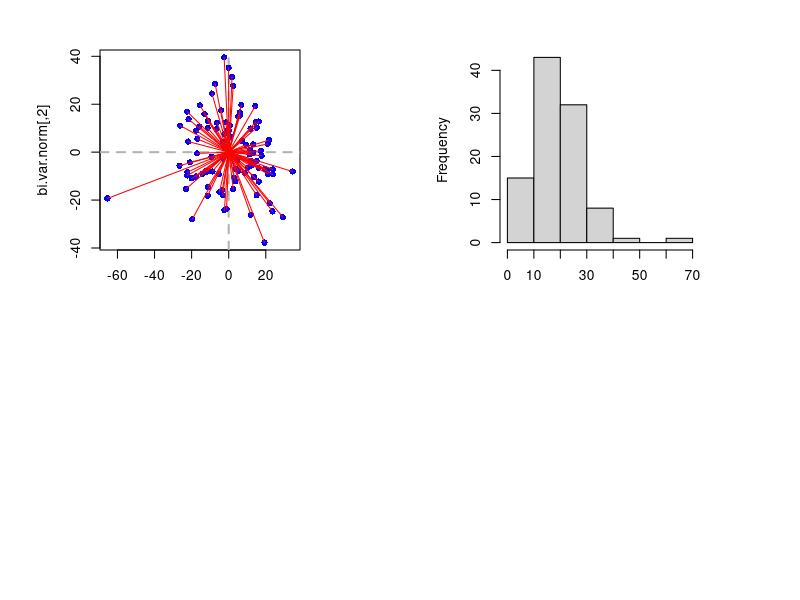
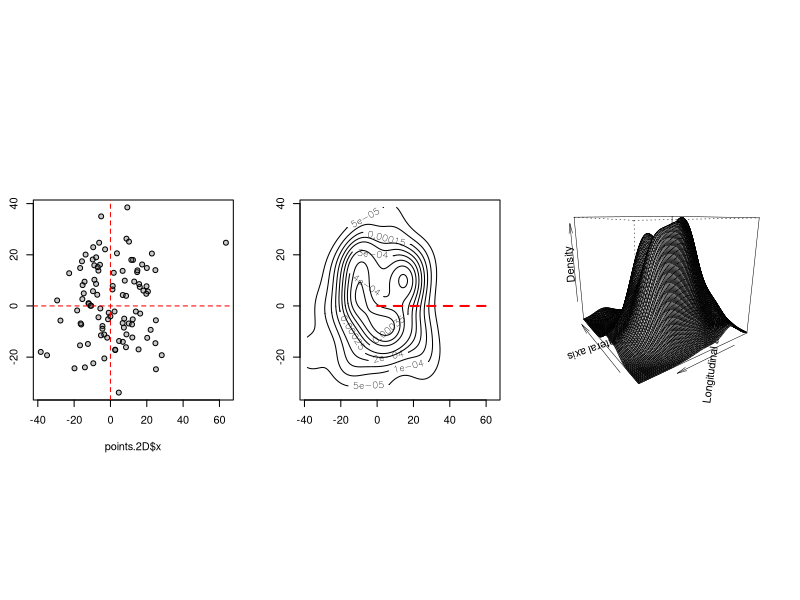
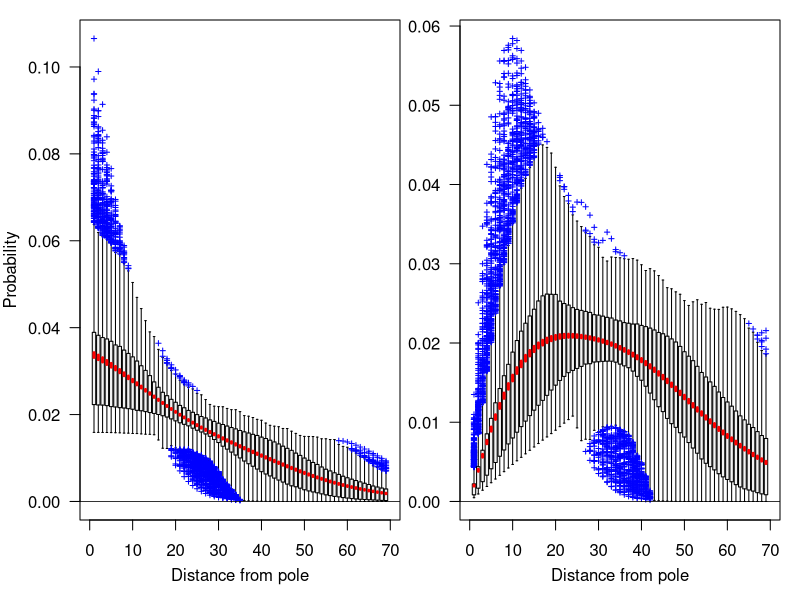
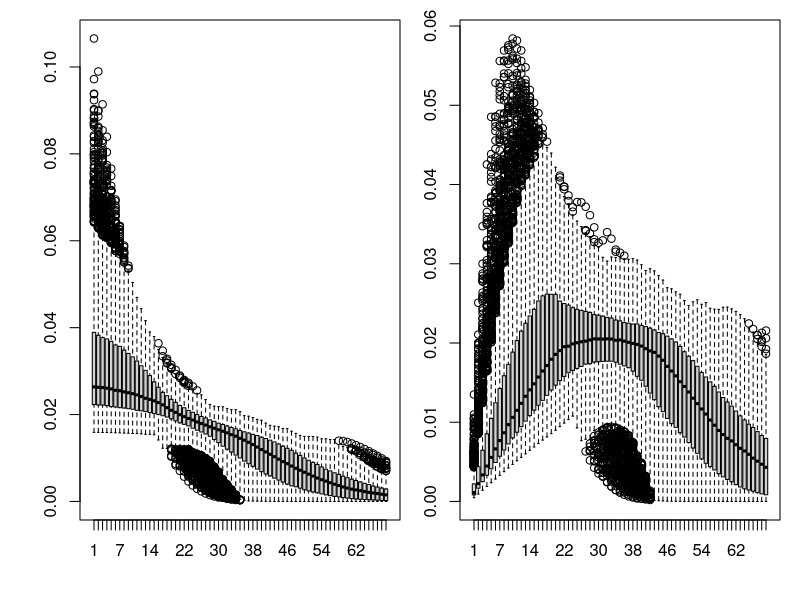

Recreate these plots in R, in order. (Note: this script raises an error after producing the figures.)
##################################
#     Two-dimentional kernel     #
#  resampling of dispersal data  #
#                                #
#             INDEX              #
#      -1. load library(ies)     #
#       0. assign a dataset      #
#       1. randomize theta,      #
#  create 2-dimentional kernel,  #
#          and resample          #
#    2. find distribution mean   #
#       and standard error       #
#         3. plot data           #
#                                #
#       ~written by isadore nabi~#
##################################

# -1. load library(ies)
     library(MASS) #for kde2d and plotting functions

# 0. assign a dataset
	# 0.0 clear objects and set seed
	rm(list = ls())
	set.seed(6174) #Kaprekar's constant

	# 0.1 100 data points with x and y coordinates
	data.points <- 100
	bi.var.norm <- cbind(rnorm(n = data.points, mean = 0 , sd = 15 ) , rnorm(n = data.points, mean = 0 , sd = 15 ))
	disp.data <- (bi.var.norm[,1]^2 + bi.var.norm[,2]^2)^0.5

	# 0.2 plot the data and histogram (distance distribution)
	par(mfrow=c(2,2) , pin = c(2,2))
	plot(bi.var.norm , type = "n")
	abline(h = 0 , v = 0 , lwd = 2 , col = "grey70" , lty = 2)
	points(bi.var.norm , pch = 16 , col = "blue")
	arrows(rep(0 , data.points) , rep(0 , data.points) , bi.var.norm[,1] , bi.var.norm[,2] , length = 0 , col = "red")
	hist(disp.data , main = "")

# 1. randomize theta, create 2-dimentional kernel, and resample
	# 1.0 loop
	samples <- 250 #remember that it is going to be 4 per sample because we're extracing the Cartesian coordinates
	breaks <- max(ceiling(disp.data)) # finds largest distance and creates that many breaks to correspond to one per unit distance

	w.mat <- matrix(data = NA , nrow = samples*4 , ncol = breaks , byrow = T) # for density distribution data (as omega) pre-allocation
	f.mat <- matrix(data = NA , nrow = samples*4 , ncol = breaks , byrow = T) # for distance distribution data (as f) pre-allocation

	distances <- 1:ncol(w.mat)

	for (i in 0:(samples-1)){
		# 1.1 draw theta for number of dispersal sampels
		theta <- round(runif(length(disp.data) , max = 360) , 1)
	
		# 1.2 convert polar cordinates to bearing
		polar2cart <- function(x , y , dist , bearing , as.deg = FALSE){
			  if(as.deg){
			    bearing = bearing * pi / 180
			  }
		  new.x <- x + dist*sin(bearing)
		  new.y <- y + dist*cos(bearing)
		  return(list("x" = new.x,"y" = new.y))
		}
		points.2D <- polar2cart(0 , 0 , disp.data, theta)
	
		# 1.3 create 2D pdf
		kernel.2D <- kde2d(points.2D$x , points.2D$y , n = breaks*2)

		# 1.4 z-values for a sample from pole across a Cartetian ray
		max.x <- sort(kernel.2D$z[(breaks+1):(breaks*2) , breaks] , decreasing = T)
		min.x <- sort(kernel.2D$z[1:breaks , breaks] , decreasing = T)
		max.y <- sort(kernel.2D$z[breaks , 1:breaks] , decreasing = T)
		min.y <- sort(kernel.2D$z[breaks , (breaks+1):(breaks*2)] , decreasing = T)

		w.mat[(i*4+1),] <- max.x/sum(max.x)
		w.mat[(i*4+2),] <- min.x/sum(min.x)
		w.mat[(i*4+3),] <- max.y/sum(max.y)
		w.mat[(i*4+4),] <- min.y/sum(min.y)

		f.r.max.x <- max.x*2*pi*distances
		f.r.min.x <- min.x*2*pi*distances
		f.r.max.y <- max.y*2*pi*distances
		f.r.min.y <- min.y*2*pi*distances

		f.mat[(i*4+1),] <- f.r.max.x/sum(f.r.max.x)
		f.mat[(i*4+2),] <- f.r.min.x/sum(f.r.min.x)
		f.mat[(i*4+3),] <- f.r.max.y/sum(f.r.max.y)
		f.mat[(i*4+4),] <- f.r.min.y/sum(f.r.min.y)
	}

	# 1.4 structural checks
		#1.4.0 head, tails, and row sums
		w.mat[1:5 , 1:5] # head should be larger than the tail (next line below)
		w.mat[1:5 , (ncol(w.mat)-5):ncol(w.mat)] # tail
		w.mat[(nrow(w.mat)-5):nrow(w.mat) , 1:5] # head should be larger than the tail (next line below)
		w.mat[(nrow(w.mat)-5):nrow(w.mat) , (ncol(w.mat)-5):ncol(w.mat)] # tail
		apply(w.mat , 1 , sum) # summing to unity means the sum of rows all should = 1
	
		f.mat[1:5 , 1:5] # head should be larger than the tail (next line below)
		f.mat[1:5 , (ncol(f.mat)-5):ncol(f.mat)] # tail
		f.mat[(nrow(f.mat)-5):nrow(f.mat) , 1:5] # head should be larger than the tail (next line below)
		f.mat[(nrow(f.mat)-5):nrow(f.mat) , (ncol(f.mat)-5):ncol(f.mat)] # tail
		apply(f.mat , 1 , sum) # summing to unity means the sum of rows all should = 1

		#1.4.1 three example plots
		par(mfrow = c(1,3) , pin = c( 2,2))
		plot(points.2D , pch = 21 , bg = "#50505050") # points quadri-sected
		abline(h = 0 , v = 0 , col = "red" , lty = 2)
		contour(kernel.2D) # contour plot with example segment
		arrows(0,0,max(kernel.2D$x),0 , length = 0 , col = "red" , lwd = 2 , lty = 2)
		persp(kernel.2D , phi = 15 , theta = 235 , xlab = "Lateral axis" , ylab = "Longitudinal axis" , zlab = "Density" , shade = 0.9 , expand = 0.9 , col = "white" , lwd = 0.5) # 3D plot, because you have to

# 2. find distribution mean and standard error
	# 2.0 density distance pdf
	wr.mean <- apply(w.mat , 2 , mean)
	wr.sem <- apply(w.mat , 2 , sd)/(nrow(w.mat)^0.5)

	# 2.1 location distance pdf
	fr.mean <- apply(f.mat , 2 , mean)
	fr.sem <- apply(f.mat , 2 , sd)/(nrow(f.mat)^0.5)

# 3. plot data
	# Discrete box plots
	par(mfrow = c(1,2) , mar = c(3,3,0,0) , oma = c(1,1,1,1))
	# density distribution
	boxplot(w.mat , medcol = NA , axes = F , outpch = 3 , outcol = "blue" , outcex = 0.5 , ylim = c(0, max(w.mat)) , col = "grey95" , whisklty = 1)
	abline(h = 0 , lwd = 0.75 , col = "black")
	segments(distances, wr.mean - wr.sem, distances, wr.mean + wr.sem , lwd = 3 , col = "red")
	box()
	axis(1)
	axis(2 , las = 1)
	mtext("Distance from pole" , side = 1 , line = 2.25)
	mtext("Probability" , side = 2 , line = 3)
	# distance distribution
	boxplot(f.mat , medcol = NA , axes = F , outpch = 3 , outcol = "blue" , outcex = 0.5 , ylim = c(0,max(f.mat)) , col = "grey95" , whisklty = 1)
	abline(h = 0 , lwd = 0.75 , col = "black")
	segments(distances, fr.mean - fr.sem, distances, fr.mean + fr.sem , lwd = 3 , col = "red")
	box()
	axis(1)
	axis(2 , las = 1)
	mtext("Distance from pole" , side = 1 , line = 2.25)

	# Continuous box plots
	box.stats.w <- boxplot(w.mat)$stats[-3,]
	box.stats.f <- boxplot(f.mat)$stats[-3,]

	plot(0 , type = "n" , ylim = c(0, max(w.mat)) , xlim = c(0,40) , axes = F , xlab = "" , ylab = "")
	polygon(c(1:40,40:1),c(box.stats.w[4,],rev(box.stats.w[1,])) , col = "grey70" , border = F)
	polygon(c(1:40,40:1),c(box.stats.w[3,],rev(box.stats.w[2,])) , col = "grey40" , border = F)
	#lines(c.wr.mean , col = "black" , lwd = 2 , lend = 1)
	abline(h = 0 , lwd = 0.75 , col = "black")
	box()
	axis(1 , labels = F)
	axis(2 , las = 1)
	mtext("Probability" , side = 2 , line = 3)

	plot(0 , type = "n" , ylim = c(0, max(c.f.mat)) , xlim = c(0,40) , axes = F , xlab = "" , ylab = "")
	polygon(c(1:40,40:1),c(box.stats.f[4,],rev(box.stats.f[1,])) , col = "grey70" , border = F)
	polygon(c(1:40,40:1),c(box.stats.f[3,],rev(box.stats.f[2,])) , col = "grey40" , border = F)
	#lines(c.fr.mean , col = "black" , lwd = 2 , lend = 1)
	abline(h = 0 , lwd = 0.75 , col = "black")
	box()
	axis(1 , labels = F)
	axis(2 , las = 1)
